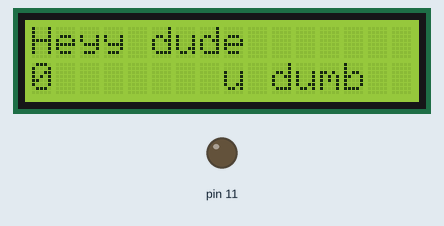
Simulated run of this sketch. Board: Arduino Uno, built with avr-gcc and run on an emulated ATmega328P. Parts: 16×2 character LCD, output pins drawn as LEDs (lit = HIGH).

Above: at 0.11 s.
At 7.78 s:
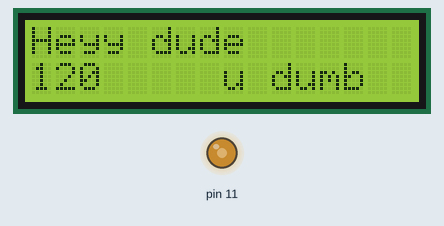
At 19.97 s:
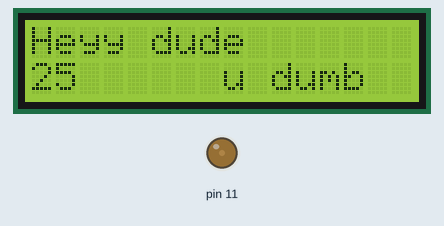
At 39.94 s:
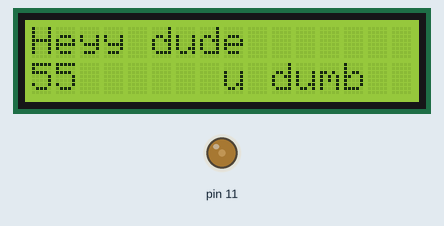
Timing chart, 0 to 40.0 s (numbered marks = the images above):
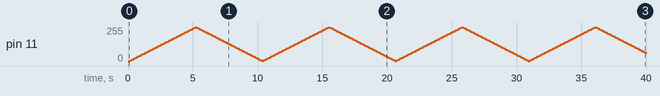

The sketch:

Arduino_Podstawy_LCD.ino
```cpp
#include <LiquidCrystal.h> //Dołączenie bilbioteki
LiquidCrystal lcd(2, 3, 4, 5, 6, 7); //Informacja o podłączeniu nowego wyświetlacza

void setup() {
  lcd.begin(16, 2); //Deklaracja typu
  lcd.clear();
  lcd.setCursor(0,0);
  lcd.print("Heyy dude");
  lcd.setCursor(8,1);
  lcd.print("u dumb");
}
int jasnosc = 0;
int zmiana = 5;
int numero = 0;

void loop() {

  analogWrite(11, jasnosc); //Generuj sygnał PWM o zadanym wypełnieniu
  jasnosc = jasnosc + zmiana; //W następnym obiegu zmien jasnosc o wartosc zmiennej zmiana

  if (jasnosc <= 0 || jasnosc >= 255) { //Jeśli wypełnienie to 0% lub 100%
    zmiana = 0-zmiana; //To zmień znak zmiany (zacznij zmieniać w przeciwną stronę)
  }


  lcd.setCursor(0, 1); //Ustawienie kursora w odpowiednim momencie
  lcd.print(numero); //Wyświetlenie tekstu
  numero += zmiana;
  if(numero <= 0 || numero >= 255){
    numero = 0-numero;
  }
  if (numero % 10 == 0){

    lcd.print("   ");
  }
  delay(100);
}
```
